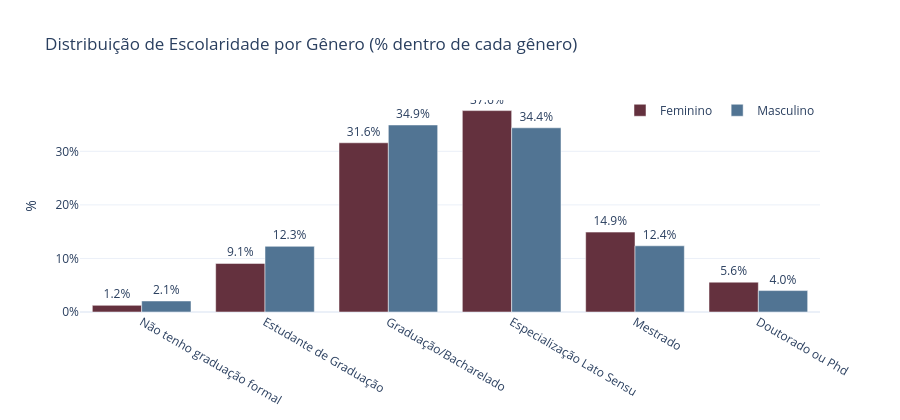

Notebook source saved alongside this figure:
### Code cell
# Distribuição de escolaridade dentro de cada gênero (% por nível)
tab_ens = pd.crosstab(df['nivel_ensino'], df['genero'])
tab_ens_pct = tab_ens.div(tab_ens.sum(axis=0), axis=1) * 100
tab_ens_pct = tab_ens_pct.reindex(NIVEL_ENSINO_ORDEM)

fig = go.Figure()
for genero in ['Feminino', 'Masculino']:
    fig.add_trace(go.Bar(
        name=genero,
        x=tab_ens_pct.index,
        y=tab_ens_pct[genero],
        marker_color=CORES_GENERO[genero],
        text=[f"{v:.1f}%" for v in tab_ens_pct[genero]],
        textposition='outside',
    ))
fig = fmt(
    fig,
    'Distribuição de Escolaridade por Gênero (% dentro de cada gênero)',
    height=420,
    barmode='group',
)
fig.update_yaxes(title='%', ticksuffix='%')
fig.show()

### Figure 1 — Plotly figure (JSON) as saved in the notebook; plotly's stock layout.template omitted (floating-point values rounded to 4 significant figures)
{"data": [{"marker": {"color": "#64313E"}, "name": "Feminino", "text": ["1.2%", "9.1%", "31.6%", "37.6%", "14.9%", "5.6%"], "textposition": "outside", "type": "bar", "x": ["Não tenho graduação formal", "Estudante de Graduação", "Graduação/Bacharelado", "Especialização Lato Sensu", "Mestrado", "Doutorado ou Phd"], "y": [1.241, 9.071, 31.6, 37.61, 14.92, 5.569]}, {"marker": {"color": "#517493"}, "name": "Masculino", "text": ["2.1%", "12.3%", "34.9%", "34.4%", "12.4%", "4.0%"], "textposition": "outside", "type": "bar", "x": ["Não tenho graduação formal", "Estudante de Graduação", "Graduação/Bacharelado", "Especialização Lato Sensu", "Mestrado", "Doutorado ou Phd"], "y": [2.057, 12.26, 34.92, 34.4, 12.36, 3.999]}], "layout": {"barmode": "group", "height": 420, "legend": {"orientation": "h", "x": 1, "xanchor": "right", "y": 1.02}, "title": {"text": "Distribuição de Escolaridade por Gênero (% dentro de cada gênero)"}, "yaxis": {"ticksuffix": "%", "title": {"text": "%"}}}}
